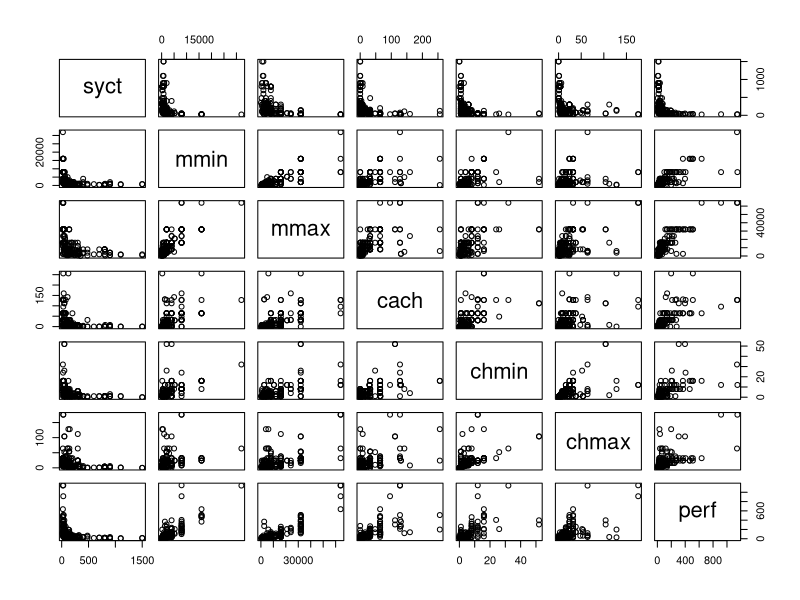
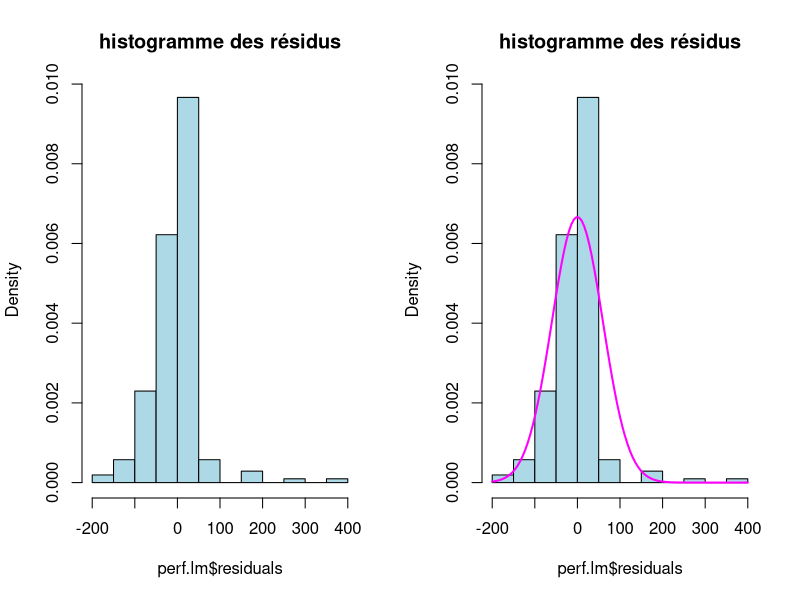
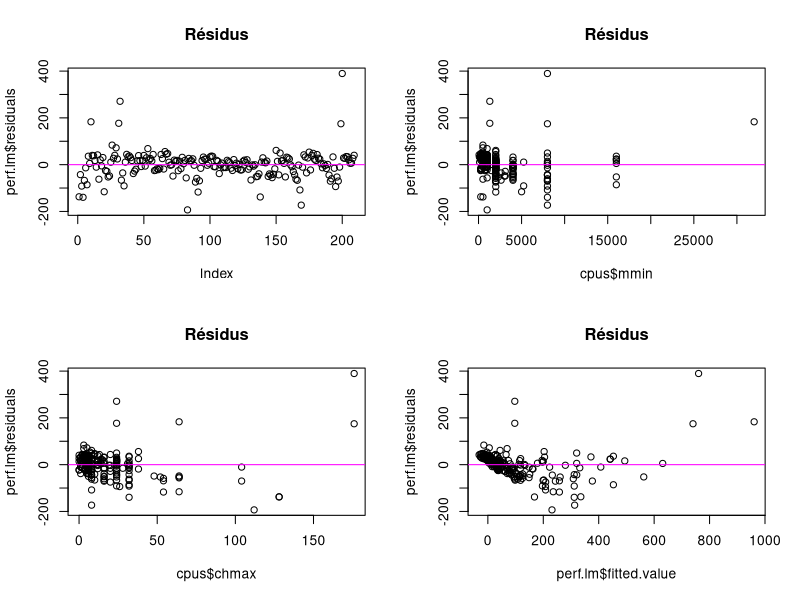
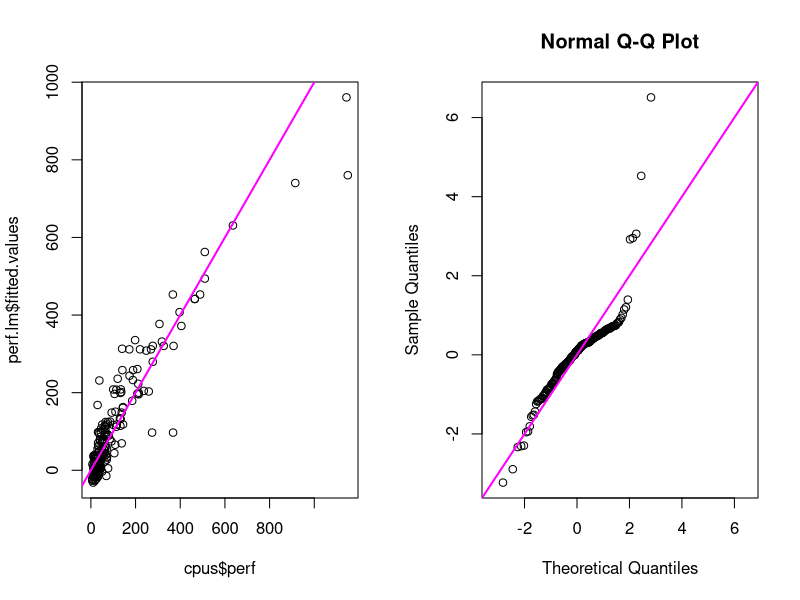
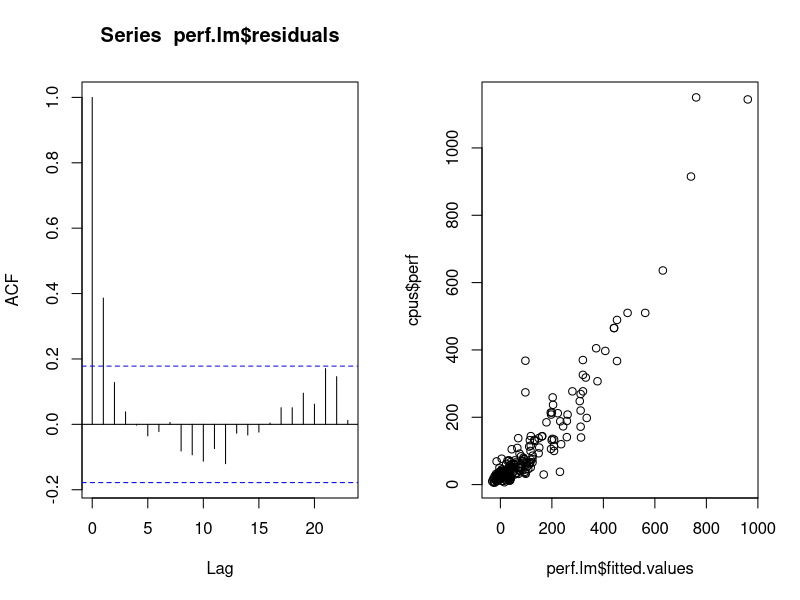

Write the R code that produced these figures, in order.
## ---- chunk 1
knitr::opts_chunk$set(echo = TRUE, message=FALSE, warning=FALSE, tidy.opts=list(width.cutoff=60))
library(MASS)
library(knitr)
library(lmtest)
library(car)
library(tidyverse)
## ---- chunk 2
data(cpus)
cpus <- data.frame(cpus,row.names="name")
attach(cpus)
## ---- chunk 3
summary(cpus)
## ---- chunk 4
kable(head(cpus,10))
## ---- chunk 5
cpus$estperf <- NULL
## ---- chunk 6
kable(cor(cpus))
plot(cpus)
## ---- chunk 7
summary(perf.lm <- lm(formula=perf~.,data=cpus))
extractAIC(perf.lm)
## ---- chunk 8
summary(perf.lm <- update(perf.lm,.~.-chmin))
extractAIC(perf.lm)
## ---- chunk 9
summary(perf.lm<-update(perf.lm,.~.-syct))
extractAIC(perf.lm)
## ---- chunk 10
summary(perf.lm<-lm(formula = perf ~ syct + mmin + mmax + cach + chmax, data = cpus))
coef(perf.lm)
## ---- chunk 11
par(mfrow=c(1,2))
hist(perf.lm$residuals,freq=FALSE,nclass=10, col="lightblue",main="histogramme des résidus")
histo <- hist(perf.lm$residuals, col="lightblue", main="histogramme des résidus", probability = TRUE)
ec_typ <- summary(perf.lm)$sigma
curve(dnorm(x, 0, ec_typ), from = min(histo$breaks), to = max(histo$breaks), 
    add = TRUE, type = "l", col = "magenta", lwd = 2)

par(mfrow=c(2,2))
plot(perf.lm$residuals,main="Résidus")
abline(h=0,col="magenta")

plot(cpus$mmin,perf.lm$residuals,main="Résidus")
abline(h=0,col="magenta")

plot(cpus$chmax,perf.lm$residuals,main="Résidus")
abline(h=0,col="magenta")

plot(perf.lm$fitted.value,perf.lm$residuals,main="Résidus")
abline(h=0,col="magenta")
## ---- chunk 12
par(mfrow=c(1,2))

plot(cpus$perf, perf.lm$fitted.values)
abline(0, 1, col = "magenta", lwd = 2)

ec_typ <- summary(perf.lm)$sigma
normed_res <- perf.lm$residuals/ec_typ
qqnorm(normed_res, xlim = range(normed_res), ylim = range(normed_res))
abline(0, 1, col = "magenta", lwd = 2)
## ---- chunk 13
acf(perf.lm$residuals,ci=0.99)
## ---- chunk 14
plot(perf.lm$fitted.values, cpus$perf)
## ---- chunk 15
predict(perf.lm,data.frame(syct=125, mmin=256, mmax=6000, cach=256, chmax=128),interval="prediction",level=0.95)
## ---- chunk 16
raintest(perf.lm)
## ---- chunk 17
shapiro.test(perf.lm$residuals)
## ---- chunk 18
gqtest(perf.lm)
## ---- chunk 19
dwtest(perf.lm)
## ---- chunk 20
vif(perf.lm)
